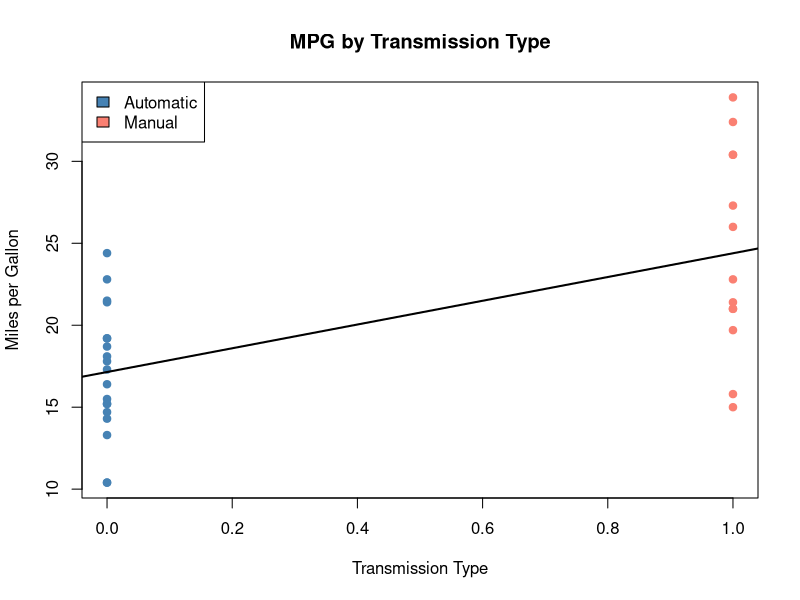
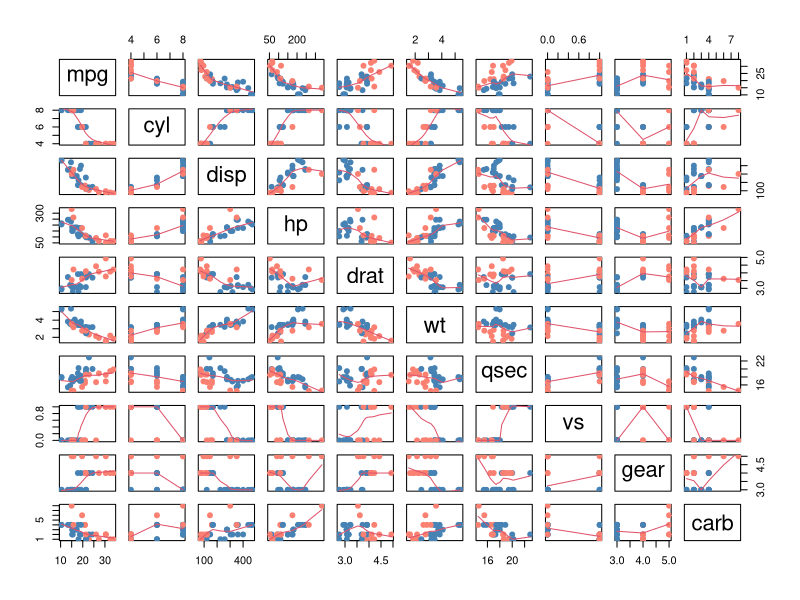

Generate these figures, in order, with R:
## ---- chunk 1
library(datasets)
data(mtcars)
## ---- chunk 2
lmobvious <- lm(mpg~am, data=mtcars)
summary(lmobvious)$coefficients
## ---- chunk 3
plot(mtcars$am, mtcars$mpg, pch=19, col=ifelse(mtcars$am==1, "salmon", "steelblue"), xlab="Transmission Type", ylab="Miles per Gallon", main="MPG by Transmission Type")
legend("topleft", fill=c("steelblue", "salmon"), legend=c("Automatic", "Manual"))
lmobvious <- lm(mpg~am, data=mtcars)
abline(lmobvious, lwd=2)
## ---- chunk 4
pairs(mtcars[,-9], panel=panel.smooth, col=ifelse(mtcars$am==1, "salmon", "steelblue"), pch=19)
